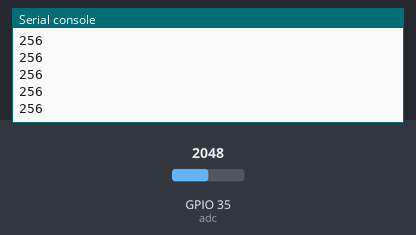
Bench run of a program on a simulated ESP32 board running MicroPython. On the bench: the last lines printed to the serial console. Inputs (shaded band) come from the test bench; at power-on: GPIO 35 (adc) = 2048 (analog values on the 0–4095 scale). At 10.0 s the program stops and its outputs stay as they are.

Above: at 1.2 s.
1.3 s: GPIO 35 (adc) set to 2866
At 1.31 s:
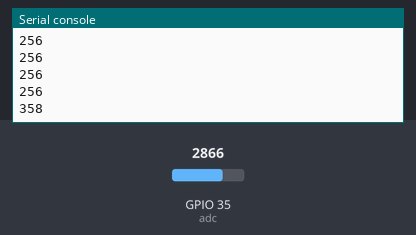
2.8 s: GPIO 35 (adc) set to 3603
At 11.0 s:
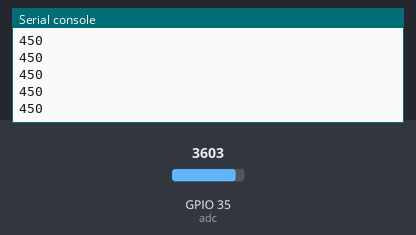
Timing chart, 0 to 11.5 s (numbered marks = the images above; inputs shaded):
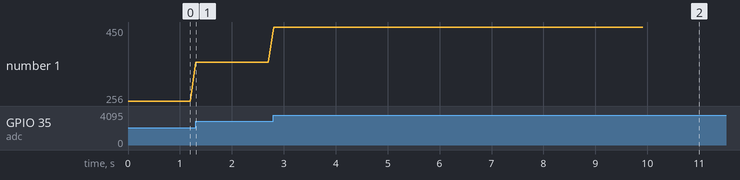

The program:

entree-analogique.py
```python
from machine import Pin, ADC
from time import sleep
from machine import Pin

adc = ADC(Pin(35))        # cree l'objet ADC, pour une entree analogique
adc.atten(ADC.ATTN_11DB)  # set 11dB input attenuation (range 0.0v - 3.6v)
adc.width(ADC.WIDTH_9BIT) # set 9 bit return values (returned range 0-511)

for x in range(100):      # boucle pendant 10 s
    raw = adc.read()      # lecture de raw (entre 0 et 511)
    print(raw)
    sleep(.1)
```

Measured:
- after the input at 1.3 s, the serial console: prints a new line at once (image 1)
- after the input at 2.8 s, the serial console: prints a new line at once (image 2)
- plotted number 1: 256 → 358 after the input at 1.3 s, 358 → 450 after the input at 2.8 s
